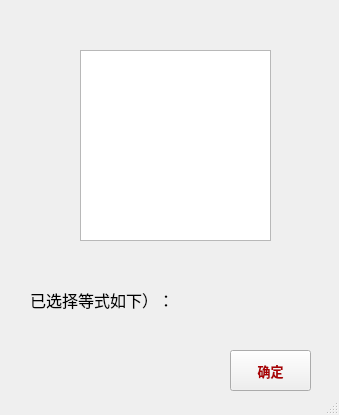
<?xml version="1.0" encoding="UTF-8"?>
<ui version="4.0">
 <class>Equation_Select</class>
 <widget class="QMainWindow" name="Equation_Select">
  <property name="geometry">
   <rect>
    <x>0</x>
    <y>0</y>
    <width>339</width>
    <height>415</height>
   </rect>
  </property>
  <property name="windowTitle">
   <string>Please Select Equation</string>
  </property>
  <widget class="QWidget" name="centralwidget">
   <widget class="QPushButton" name="pushButton_confirm">
    <property name="geometry">
     <rect>
      <x>230</x>
      <y>350</y>
      <width>81</width>
      <height>41</height>
     </rect>
    </property>
    <property name="palette">
     <palette>
      <active>
       <colorrole role="ButtonText">
        <brush brushstyle="SolidPattern">
         <color alpha="255">
          <red>170</red>
          <green>0</green>
          <blue>3</blue>
         </color>
        </brush>
       </colorrole>
      </active>
      <inactive>
       <colorrole role="ButtonText">
        <brush brushstyle="SolidPattern">
         <color alpha="255">
          <red>170</red>
          <green>0</green>
          <blue>3</blue>
         </color>
        </brush>
       </colorrole>
      </inactive>
      <disabled>
       <colorrole role="ButtonText">
        <brush brushstyle="SolidPattern">
         <color alpha="255">
          <red>120</red>
          <green>120</green>
          <blue>120</blue>
         </color>
        </brush>
       </colorrole>
      </disabled>
     </palette>
    </property>
    <property name="font">
     <font>
      <family>幼圆</family>
      <pointsize>10</pointsize>
      <weight>75</weight>
      <bold>true</bold>
     </font>
    </property>
    <property name="text">
     <string>确定</string>
    </property>
   </widget>
   <widget class="QListWidget" name="Equation_List">
    <property name="geometry">
     <rect>
      <x>80</x>
      <y>50</y>
      <width>191</width>
      <height>191</height>
     </rect>
    </property>
    <property name="font">
     <font>
      <pointsize>12</pointsize>
      <italic>true</italic>
     </font>
    </property>
   </widget>
   <widget class="QLabel" name="Equation_List_Back">
    <property name="geometry">
     <rect>
      <x>70</x>
      <y>20</y>
      <width>211</width>
      <height>251</height>
     </rect>
    </property>
    <property name="text">
     <string/>
    </property>
   </widget>
   <widget class="QLabel" name="equation_select">
    <property name="geometry">
     <rect>
      <x>90</x>
      <y>320</y>
      <width>161</width>
      <height>21</height>
     </rect>
    </property>
    <property name="font">
     <font>
      <family>Microsoft YaHei</family>
      <pointsize>12</pointsize>
      <weight>75</weight>
      <italic>true</italic>
      <bold>true</bold>
     </font>
    </property>
    <property name="text">
     <string/>
    </property>
    <property name="alignment">
     <set>Qt::AlignCenter</set>
    </property>
   </widget>
   <widget class="QLabel" name="label_info">
    <property name="geometry">
     <rect>
      <x>30</x>
      <y>290</y>
      <width>151</width>
      <height>20</height>
     </rect>
    </property>
    <property name="font">
     <font>
      <family>幼圆</family>
      <pointsize>12</pointsize>
     </font>
    </property>
    <property name="text">
     <string>已选择等式如下）：</string>
    </property>
   </widget>
   <zorder>Equation_List_Back</zorder>
   <zorder>pushButton_confirm</zorder>
   <zorder>Equation_List</zorder>
   <zorder>equation_select</zorder>
   <zorder>label_info</zorder>
  </widget>
  <widget class="QStatusBar" name="statusbar"/>
 </widget>
 <resources/>
 <connections/>
</ui>
